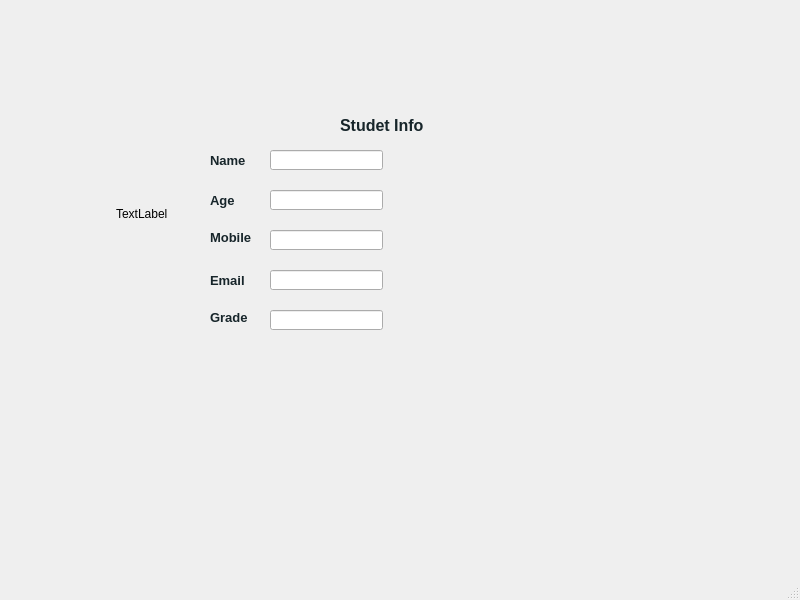
<?xml version="1.0" encoding="UTF-8"?>
<ui version="4.0">
 <class>MainWindow</class>
 <widget class="QMainWindow" name="MainWindow">
  <property name="geometry">
   <rect>
    <x>0</x>
    <y>0</y>
    <width>800</width>
    <height>600</height>
   </rect>
  </property>
  <property name="windowTitle">
   <string>MainWindow</string>
  </property>
  <widget class="QWidget" name="centralwidget">
   <widget class="QLabel" name="Color_label">
    <property name="geometry">
     <rect>
      <x>116</x>
      <y>41</y>
      <width>500</width>
      <height>345</height>
     </rect>
    </property>
    <property name="text">
     <string>TextLabel</string>
    </property>
   </widget>
   <widget class="QLabel" name="label">
    <property name="geometry">
     <rect>
      <x>210</x>
      <y>150</y>
      <width>71</width>
      <height>21</height>
     </rect>
    </property>
    <property name="text">
     <string>&lt;html&gt;&lt;head/&gt;&lt;body&gt;&lt;p&gt;&lt;span style=&quot; font-size:10pt; font-weight:700; color:#17252a;&quot;&gt;Name &lt;/span&gt;&lt;/p&gt;&lt;/body&gt;&lt;/html&gt;</string>
    </property>
   </widget>
   <widget class="QLabel" name="label_2">
    <property name="geometry">
     <rect>
      <x>210</x>
      <y>190</y>
      <width>71</width>
      <height>21</height>
     </rect>
    </property>
    <property name="text">
     <string>&lt;html&gt;&lt;head/&gt;&lt;body&gt;&lt;p&gt;&lt;span style=&quot; font-size:10pt; font-weight:700; color:#17252a;&quot;&gt; Age &lt;/span&gt;&lt;/p&gt;&lt;/body&gt;&lt;/html&gt;</string>
    </property>
   </widget>
   <widget class="QLabel" name="label_3">
    <property name="geometry">
     <rect>
      <x>210</x>
      <y>230</y>
      <width>51</width>
      <height>16</height>
     </rect>
    </property>
    <property name="text">
     <string>&lt;html&gt;&lt;head/&gt;&lt;body&gt;&lt;p&gt;&lt;span style=&quot; font-size:10pt; font-weight:700; color:#17252a;&quot;&gt;Mobile&lt;/span&gt;&lt;/p&gt;&lt;/body&gt;&lt;/html&gt;</string>
    </property>
   </widget>
   <widget class="QLabel" name="label_4">
    <property name="geometry">
     <rect>
      <x>210</x>
      <y>270</y>
      <width>41</width>
      <height>21</height>
     </rect>
    </property>
    <property name="text">
     <string>&lt;html&gt;&lt;head/&gt;&lt;body&gt;&lt;p&gt;&lt;span style=&quot; font-size:10pt; font-weight:700; color:#17252a;&quot;&gt;Email&lt;/span&gt;&lt;/p&gt;&lt;/body&gt;&lt;/html&gt;</string>
    </property>
   </widget>
   <widget class="QLabel" name="label_5">
    <property name="geometry">
     <rect>
      <x>210</x>
      <y>310</y>
      <width>51</width>
      <height>16</height>
     </rect>
    </property>
    <property name="text">
     <string>&lt;html&gt;&lt;head/&gt;&lt;body&gt;&lt;p&gt;&lt;span style=&quot; font-size:10pt; font-weight:700; color:#17252a;&quot;&gt;Grade &lt;/span&gt;&lt;/p&gt;&lt;/body&gt;&lt;/html&gt;</string>
    </property>
   </widget>
   <widget class="QLineEdit" name="lineEdit">
    <property name="geometry">
     <rect>
      <x>270</x>
      <y>150</y>
      <width>113</width>
      <height>20</height>
     </rect>
    </property>
   </widget>
   <widget class="QLineEdit" name="lineEdit_2">
    <property name="geometry">
     <rect>
      <x>270</x>
      <y>190</y>
      <width>113</width>
      <height>20</height>
     </rect>
    </property>
   </widget>
   <widget class="QLineEdit" name="lineEdit_3">
    <property name="geometry">
     <rect>
      <x>270</x>
      <y>230</y>
      <width>113</width>
      <height>20</height>
     </rect>
    </property>
   </widget>
   <widget class="QLineEdit" name="lineEdit_4">
    <property name="geometry">
     <rect>
      <x>270</x>
      <y>270</y>
      <width>113</width>
      <height>20</height>
     </rect>
    </property>
   </widget>
   <widget class="QLineEdit" name="lineEdit_5">
    <property name="geometry">
     <rect>
      <x>270</x>
      <y>310</y>
      <width>113</width>
      <height>20</height>
     </rect>
    </property>
   </widget>
   <widget class="QLabel" name="label_6">
    <property name="geometry">
     <rect>
      <x>340</x>
      <y>110</y>
      <width>101</width>
      <height>31</height>
     </rect>
    </property>
    <property name="text">
     <string>&lt;html&gt;&lt;head/&gt;&lt;body&gt;&lt;p&gt;&lt;span style=&quot; font-size:12pt; font-weight:700; color:#17252a;&quot;&gt;Studet Info &lt;/span&gt;&lt;/p&gt;&lt;/body&gt;&lt;/html&gt;</string>
    </property>
   </widget>
  </widget>
  <widget class="QMenuBar" name="menubar">
   <property name="geometry">
    <rect>
     <x>0</x>
     <y>0</y>
     <width>800</width>
     <height>17</height>
    </rect>
   </property>
  </widget>
  <widget class="QStatusBar" name="statusbar"/>
 </widget>
 <resources/>
 <connections/>
</ui>
